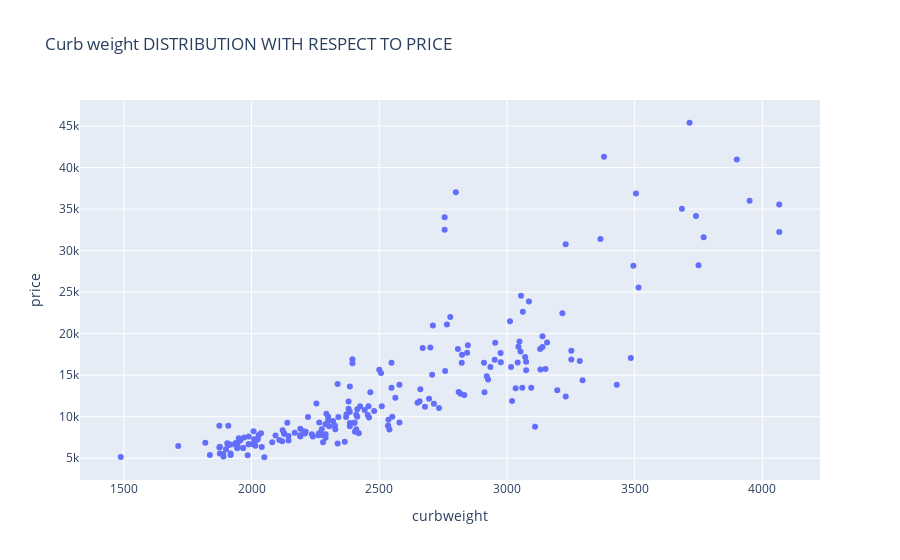

Source (notebook cell):
### Markdown cell above
14 visualize curbweight feature

### Code cell
fig = px.scatter(df, x="curbweight", y="price", title="Curb weight DISTRIBUTION WITH RESPECT TO PRICE")
fig.show()

### Figure 1 — Plotly figure (JSON) as saved in the notebook; plotly's stock layout.template omitted (floating-point values rounded to 4 significant figures; data arrays with more than 128 entries replaced by an {"elided": "..."} marker saying what was removed)
{"data": [{"hovertemplate": "curbweight=%{x}<br>price=%{y}<extra></extra>", "legendgroup": "", "marker": {"color": "#636efa", "symbol": "circle"}, "mode": "markers", "name": "", "orientation": "v", "showlegend": false, "type": "scatter", "x": {"elided": "205 int values"}, "xaxis": "x", "y": {"elided": "205 float values"}, "yaxis": "y"}], "layout": {"legend": {"tracegroupgap": 0}, "title": {"text": "Curb weight DISTRIBUTION WITH RESPECT TO PRICE"}, "xaxis": {"anchor": "y", "domain": [0, 1], "title": {"text": "curbweight"}}, "yaxis": {"anchor": "x", "domain": [0, 1], "title": {"text": "price"}}}}
